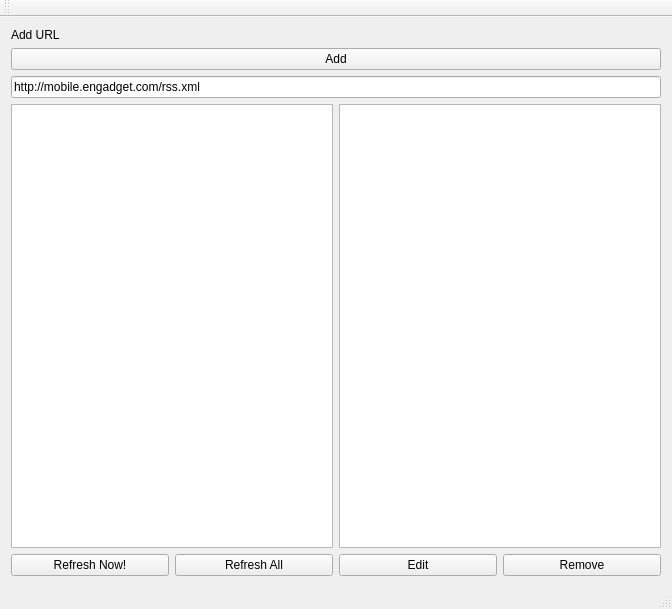
<?xml version="1.0" encoding="UTF-8"?>
<ui version="4.0">
 <class>MainWindow</class>
 <widget class="QMainWindow" name="MainWindow">
  <property name="geometry">
   <rect>
    <x>0</x>
    <y>0</y>
    <width>672</width>
    <height>609</height>
   </rect>
  </property>
  <property name="windowTitle">
   <string>MainWindow</string>
  </property>
  <widget class="QWidget" name="centralWidget">
   <layout class="QVBoxLayout" name="verticalLayout">
    <item>
     <widget class="QLabel" name="label">
      <property name="text">
       <string>Add URL</string>
      </property>
     </widget>
    </item>
    <item>
     <widget class="QPushButton" name="add">
      <property name="text">
       <string>Add</string>
      </property>
     </widget>
    </item>
    <item>
     <widget class="QLineEdit" name="urleditor">
      <property name="text">
       <string>http://mobile.engadget.com/rss.xml</string>
      </property>
     </widget>
    </item>
    <item>
     <layout class="QHBoxLayout" name="horizontalLayout_2">
      <item>
       <widget class="QListWidget" name="urlListWidget"/>
      </item>
      <item>
       <widget class="QListWidget" name="listWidget"/>
      </item>
     </layout>
    </item>
    <item>
     <layout class="QHBoxLayout" name="horizontalLayout">
      <item>
       <widget class="QPushButton" name="refresh">
        <property name="text">
         <string>Refresh Now!</string>
        </property>
       </widget>
      </item>
      <item>
       <widget class="QPushButton" name="refreshall">
        <property name="text">
         <string>Refresh All</string>
        </property>
       </widget>
      </item>
      <item>
       <widget class="QPushButton" name="edit">
        <property name="text">
         <string>Edit</string>
        </property>
       </widget>
      </item>
      <item>
       <widget class="QPushButton" name="remove">
        <property name="text">
         <string>Remove</string>
        </property>
       </widget>
      </item>
     </layout>
    </item>
   </layout>
  </widget>
  <widget class="QMenuBar" name="menuBar">
   <property name="geometry">
    <rect>
     <x>0</x>
     <y>0</y>
     <width>672</width>
     <height>23</height>
    </rect>
   </property>
  </widget>
  <widget class="QToolBar" name="mainToolBar">
   <attribute name="toolBarArea">
    <enum>TopToolBarArea</enum>
   </attribute>
   <attribute name="toolBarBreak">
    <bool>false</bool>
   </attribute>
  </widget>
  <widget class="QStatusBar" name="statusBar"/>
 </widget>
 <layoutdefault spacing="6" margin="11"/>
 <resources/>
 <connections/>
</ui>
